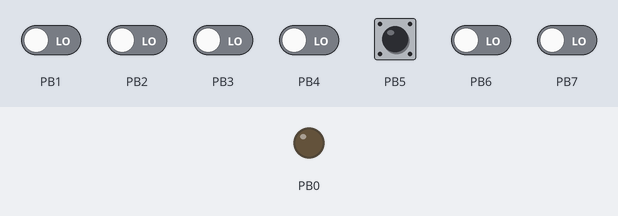
A program run on a simulated ATmega328P, built with avr-gcc and emulated at 16 MHz. On the bench: output pins drawn as LEDs (lit = HIGH). Dashed ring = blinking. The inputs (shaded band) are chosen by the test bench; at power-on: PB1–7 LOW.

Above: at 1.2 s.
1.3 s: PB5 pulled LOW for 0.15 s
At 1.64 s:
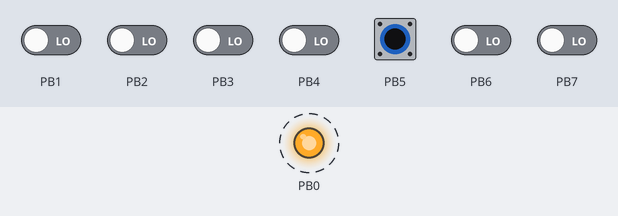
Timing chart, 0 to 10.3 s (numbered marks = the images above; inputs shaded):
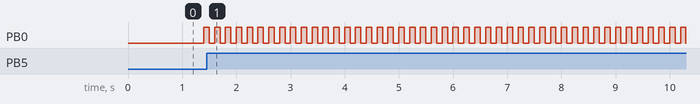

Measured:
- after the input at 1.3 s, PB0: alternates HIGH for 0.10 s and LOW for 0.10 s, starting after 0.10 s

The program:

main.c
```c
#include <stddef.h>
#include <avr/interrupt.h>

#include "driver/gpio.h"
#include "driver/timer.h"

/** Configuration */
#define LED_PIN 8U
#define BUTTON_PIN 13U
#define BLINK_INTERVAL 100U
#define DEBOUNCE_TIME 300U

static gpio_t *led             = NULL;
static gpio_t *button          = NULL;
static timer_t *blink_timer    = NULL;
static timer_t *debounce_timer = NULL;

/**
 * @brief Callback for the LED blink timer.
 * Toggles the LED state if the blink timer is currently enabled.
 */
static void led_callback(void)
{
    if (timer_is_enabled(blink_timer))
    {
        gpio_toggle(led);
    }
}

/**
 * @brief Callback for the debounce timer.
 * Re-enables the button interrupt after the debounce period has passed.
 */
static void debounce_callback(void)
{
    timer_stop(debounce_timer);
    gpio_enable_pci(button);
}

/**
 * @brief Button event handler (ISR callback).
 * Toggles the blinking logic and handles software debouncing by
 * temporarily disabling interrupts.
 */
static void button_event(void)
{
    // Check if the button is pressed (active low)
    if (!gpio_read(button))
    {
        // Disable pin change interrupts on the button's I/O port to prevent bouncing
        gpio_disable_pci(button, true);

        // Toggle the state of the blink timer
        timer_toggle(blink_timer);

        // Ensure LED is turned off immediately if blinking is stopped
        if (!timer_is_enabled(blink_timer))
        {
            gpio_write(led, 0U);
        }

        // Start the debounce timer to unlock interrupts after 300ms
        timer_restart(debounce_timer);
    }
}

int main(void)
{
    /** Initialize GPIO Hardware */
    led    = gpio_new(LED_PIN, GPIO_DIRECTION_OUTPUT, NULL);
    button = gpio_new(BUTTON_PIN, GPIO_DIRECTION_INPUT_PULLUP, button_event);

    // Timer for LED blinking
    blink_timer = timer_new(BLINK_INTERVAL, led_callback);

    // Timer for handling button debounce
    debounce_timer = timer_new(DEBOUNCE_TIME, debounce_callback);

    /** Enable System Interrupts */
    gpio_enable_pci(button);

    // Enable global interrupts
    sei();

    while (1)
    {
    }

    return 0;
}
```

timer.h
```c
#ifndef TIMER_H_
#define TIMER_H_

#include <stdbool.h>
#include <stdint.h>

/**
 * @brief Timer driver for ATmega328p.
 */
typedef struct timer timer_t;

/**
 * @brief Timer callback function type.
 */
typedef void (*timer_callback)(void);

/**
 * @brief Create a new timer instance.
 *
 * @param[in] timeout_ms The timeout in milliseconds.
 * @param[in] callback The callback function to be called when the timer expires.
 *
 * @return A pointer to the new timer instance, or NULL if creation fails.
 */
timer_t* timer_new(uint32_t timeout_ms, timer_callback callback);

/**
 * @brief Delete a timer instance.
 *
 * @param[in] self A pointer to the timer instance to delete.
 */
void timer_delete(timer_t** self);

/**
 * @brief Check if a timer instance is enabled.
 *
 * @param[in] self A pointer to the timer instance.
 *
 * @return true if the timer is enabled, false otherwise.
 */
bool timer_is_enabled(const timer_t* self);

/**
 * @brief Start a timer instance.
 *
 * @param[in] self A pointer to the timer instance to start.
 */
void timer_start(timer_t* self);

/**
 * @brief Stop a timer instance.
 *
 * @param[in] self A pointer to the timer instance to stop.
 */
void timer_stop(timer_t* self);

/**
 * @brief Toggle a timer instance.
 *
 * @param[in] self A pointer to the timer instance to toggle.
 */
void timer_toggle(timer_t* self);

/**
 * @brief Restart a timer instance.
 *
 * @param[in] self A pointer to the timer instance to restart.
 */
void timer_restart(timer_t* self);

/**
 * @brief Reset a timer instance.
 *
 * @param[in] self A pointer to the timer instance to reset.
 */
void timer_reset(timer_t* self);

/**
 * @brief Get the timeout value of a timer instance.
 *
 * @param[in] self A pointer to the timer instance.
 *
 * @return The timeout value in milliseconds, or 0 if the timer instance is invalid.
 */
uint32_t timer_timeout_ms(const timer_t* self);

/**
 * @brief Set the timeout value of a timer instance.
 *
 * @param[in] self A pointer to the timer instance.
 * @param[in] timeout_ms The new timeout value in milliseconds.
 */
void timer_set_timeout_ms(timer_t* self, uint32_t timeout_ms);

#endif /* TIMER_H_ */
```

utils.h
```c
/**
 * @brief Bit manipulation utilities.
 */
#ifndef UTILS_H_
#define UTILS_H_

#include <stdbool.h>
#include <stdint.h>

/**
 * @brief Set bit in the given register.
 *
 * @param[in, out] reg Destination register.
 * @param[in] bit The bit to set.
 */
#define SET(reg, bit) ((reg) |= (1UL << (bit)))

/**
 * @brief Clear bit in the given register.
 *
 * @param[in, out] reg Destination register.
 * @param[in] bit The bit to clear.
 */
#define CLEAR(reg, bit) ((reg) &= ~(1UL << (bit)))

/**
 * @brief Toggle bit in the given register.
 *
 * @param[in, out] reg Destination register.
 * @param[in] bit The bit to toggle.
 */
#define TOGGLE(reg, bit) ((reg) ^= (1UL << (bit)))

/**
 * @brief Read bit in the given register.
 *
 * @param[in] reg Register to read from.
 * @param[in] bit The bit to read.
 *
 * @return True if the bit is set, false otherwise.
 */
#define READ(reg, bit) (bool)((reg) & (1UL << (bit)))

#endif /* UTILS_H_ */
```

timer.c
```c
#include <stdbool.h>
#include <stddef.h>
#include <stdint.h>
#include <stdlib.h>

#include <avr/io.h>
#include <avr/interrupt.h>

#include "driver/timer.h"
#include "driver/utils.h"

/** Timer registry */
static uint8_t timer_reg = 0U;

/** Array of timer instances */
static timer_t* instances[3] = {NULL, NULL, NULL};

// -----------------------------------------------------------------------------
typedef struct timer
{
    /** Timeout in milliseconds */
    uint32_t timeout_ms;

    /** Elapsed time in milliseconds */
    uint32_t elapsed_ms;

    /** Timer is enabled = true, disabled = false */
    bool is_enabled;

    /** Id, 0,1 or 2, for timer0, timer1 or timer2 respectively */
    uint8_t id;

    /** Callback function to be called when timer expires */
    timer_callback callback;
} timer_t;

static void timer_init_attributes(timer_t* self, const uint8_t id)
{
    self->id = id;

    // Activate timers based on ID
    if (0U == id)
    {
        TCCR0A  = (1 << WGM01);
        TCCR0B  = (1 << CS01) | (1 << CS00);
        OCR0A   = 249;
        TIMSK0 |= (1 << OCIE0A);
    }
    else if (1U == id)
    {
        TCCR1A  = 0U;
        TCCR1B  = (1 << WGM12) | (1 << CS11) | (1 << CS10);
        OCR1A   = 249;
        TIMSK1 |= (1 << OCIE1A);
    }
    else if (2U == id)
    {
        TCCR2A  = (1 << WGM21);
        TCCR2B  = (1 << CS22);
        OCR2A   = 249;
        TIMSK2 |= (1 << OCIE2A);
    }

    // Active interrupts
    sei();
}

// -----------------------------------------------------------------------------
timer_t* timer_new(uint32_t timeout_ms, timer_callback callback)
{
    // Check if parameters are valid
    if (NULL == callback || timeout_ms < 1U) { return NULL; }

    // Find an available timer instance
    int8_t timer_id = -1;
    for (uint8_t i = 0U; i < 3U; i++)
    {
        if (!READ(timer_reg, i))
        {
            timer_id = i;
            break;
        }
    }

    // If no available timer instance is found, return NULL
    if (timer_id < 0) { return NULL; }

    timer_t* self = (timer_t*)(malloc(sizeof(timer_t)));
    if (NULL == self) { return NULL; }

    // Initialize the timer instance
    self->timeout_ms = timeout_ms;
    self->elapsed_ms = 0U;
    self->is_enabled = false;
    self->id         = timer_id;
    self->callback   = callback;

    // Store the instance for interrupt handlers
    instances[timer_id] = self;

    // Mark the timer as used in the registry
    SET(timer_reg, timer_id);

    // Initiate timer
    timer_init_attributes(self, (uint8_t)timer_id);

    return self;
}

// -----------------------------------------------------------------------------
void timer_delete(timer_t** self)
{
    // Check the timer reference, terminate the function if invalid.
    if (NULL == self) { return; }

    // Retrieve the timer instance, terminate the function if invalid.
    timer_t* timer = *self;
    if (NULL == timer) { return; }

    // Reset/clear used hardware.
    timer->is_enabled = false;

    if (timer->id == 0)      { TIMSK0 &= ~(1 << OCIE0A); }
    else if (timer->id == 1) { TIMSK1 &= ~(1 << OCIE1A); }
    else if (timer->id == 2) { TIMSK2 &= ~(1 << OCIE2A); }

    // Clear the instance from the array of instances.
    instances[timer->id] = NULL;

    // Release the hardware timer from the timer registry.
    CLEAR(timer_reg, timer->id);

    // Free allocated memory and set the associated pointer to NULL.
    free(timer);
    *self = NULL;
}

// -----------------------------------------------------------------------------
bool timer_is_enabled(const timer_t* self)
{
    // Return false if the timer instance is invalid, otherwise return the timer's enabled state.
    if (NULL == self) { return false; }
    return self->is_enabled;
}

// -----------------------------------------------------------------------------
void timer_start(timer_t* self)
{
    // If the timer instance is invalid or already enabled, terminate the function.
    if (NULL == self || self->is_enabled) { return; }

    // Start the timer by setting the enabled state to true.
    self->is_enabled = true;
}

// -----------------------------------------------------------------------------
void timer_stop(timer_t* self)
{
    // If the timer instance is invalid or already disabled, terminate the function.
    if (NULL == self || !self->is_enabled) { return; }

    // Stop the timer by setting the enabled state to false.
    self->is_enabled = false;
}

// -----------------------------------------------------------------------------
void timer_toggle(timer_t* self)
{
    // If the timer instance is invalid, terminate the function.
    if (NULL == self) { return; }

    // Toggle the timer's state
    self->is_enabled = !self->is_enabled;
}

// -----------------------------------------------------------------------------
void timer_restart(timer_t* self)
{
    // If the timer instance is invalid, terminate the function.
    if (NULL == self) { return; }

    // Reset the counter and restart the timer.
    self->elapsed_ms = 0U;
    self->is_enabled = true;
}

// -----------------------------------------------------------------------------
void timer_reset(timer_t* self)
{
    // If the timer instance is invalid, terminate the function.
    if (NULL == self) { return; }

    // Stop the timer and reset the counter.
    self->is_enabled = false;
    self->elapsed_ms = 0U;

}

// -----------------------------------------------------------------------------
uint32_t timer_timeout_ms(const timer_t* self)
{
    // Return 0 if the timer instance is invalid, otherwise return the timer's timeout value.
    if (NULL == self) { return 0U; }
    return self->timeout_ms;
}

// -----------------------------------------------------------------------------
void timer_set_timeout_ms(timer_t* self, uint32_t timeout_ms)
{
    // If the timer instance is invalid or new timeout is invalid, terminate the function.
    if (NULL == self || 0U == timeout_ms) { return; }

    // Set new timeout and reset counter.
    self->timeout_ms = timeout_ms;
    self->elapsed_ms = 0U;
}

// ------------------------------------------------------------------------------
static void timer_tick(uint8_t id)
{
    // Retrieve the timer instance from the array.
    timer_t* t = instances[id];

    // Proceed if the timer exists and is enabled.
    if (NULL != t && t->is_enabled)
    {
        t->elapsed_ms++;

        // Check if the timer has reached timeout
        if (t->elapsed_ms >= t->timeout_ms)
        {
            // Reset elapsed time
            t->elapsed_ms = 0U;

            // Execute callback
            if (NULL != t->callback) { t->callback(); }
        }
    }
}

ISR(TIMER0_COMPA_vect) { timer_tick(0); }
ISR(TIMER1_COMPA_vect) { timer_tick(1); }
ISR(TIMER2_COMPA_vect) { timer_tick(2); }
```

gpio.h
```c
/**
 * @brief GPIO driver for ATmega328p.
 */
#ifndef GPIO_H_
#define GPIO_H_

#include <stdbool.h>
#include <stdint.h>

/**
 * @brief Enumeration of GPIO directions.
 */
typedef enum gpio_direction
{
    GPIO_DIRECTION_INPUT,        ///< GPIO input without internal pull-up resistor enabled.
    GPIO_DIRECTION_INPUT_PULLUP, ///< GPIO input with internal pull-up resistor enabled.
    GPIO_DIRECTION_OUTPUT,       ///< GPIO output.
} gpio_direction_t;

/**
 * @brief GPIO driver structure.
 */
typedef struct gpio gpio_t;

/**
 * @brief Create a new GPIO.
 *
 * @param[in] pin Arduino pin number.
 * @param[in] direction Data direction.
 * @param[in] callback Optional callback. Pass NULL if none.
 *
 * @return The initialized GPIO on success, a nullptr otherwise.
 */
gpio_t* gpio_new(uint8_t pin, gpio_direction_t direction, void (*callback)(void));

/**
 * @brief Delete GPIO instance.
 *
 *        Release resources allocated for the GPIO.
 *        Set the associated pointer to null.
 *
 * @param[in, out] self Reference to the GPIO instance.
 */
void gpio_delete(gpio_t** self);

/**
 * @brief Set state of the GPIO.
 *
 * @note This operation is only supported for outputs.
 *
 * @param[in, out] self Pointer to the GPIO.
 * @param[in] state GPIO state (true = enabled, false = disabled).
 */
void gpio_write(gpio_t* self, bool state);

/**
 * @brief Read the state of the GPIO.
 *
 * @param[in] self Pointer to the GPIO.
 *
 * @return True if the GPIO is enabled, false otherwise.
 */
bool gpio_read(const gpio_t* self);

/**
 * @brief Toggle state of the GPIO.
 *
 * @note This operation is only supported for outputs.
 *
 * @param[in, out] self Pointer to the GPIO.
 */
void gpio_toggle(gpio_t* self);

/**
 * @brief Enable pin change interrupt for the given GPIO.
 *
 *        Any pending interrupt flag for the I/O port is cleared first, so pin
 *        changes that occurred while interrupts were disabled are ignored.
 *
 * @param[in, out] self Pointer to the GPIO.
 */
void gpio_enable_pci(gpio_t* self);

/**
 * @brief Disable pin change interrupts for the given GPIO.
 *
 * @param[in, out] self Pointer to the GPIO.
 * @param[in] disable_port True to disable interrupts on the entire I/O port.
 */
void gpio_disable_pci(gpio_t* self, bool disable_port);

#endif /* GPIO_H_ */
```

Source omitted: gpio.c (9121 bytes)
